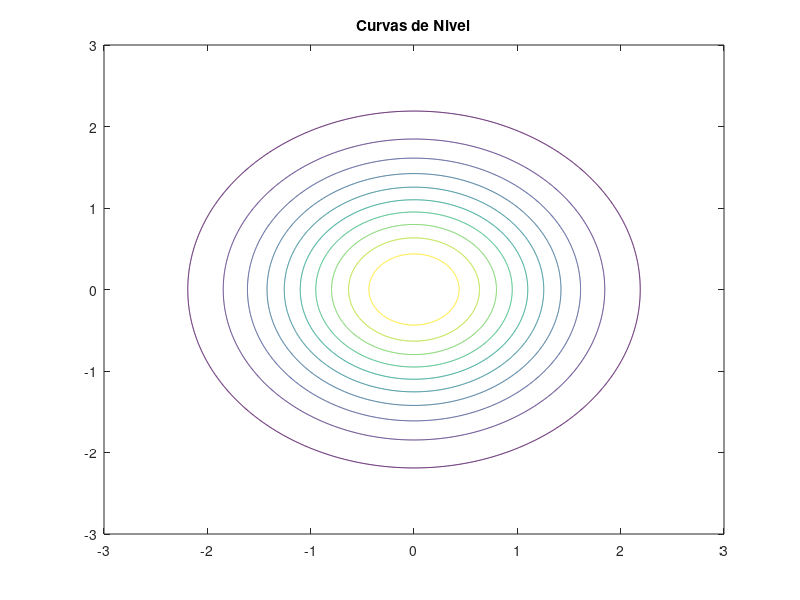
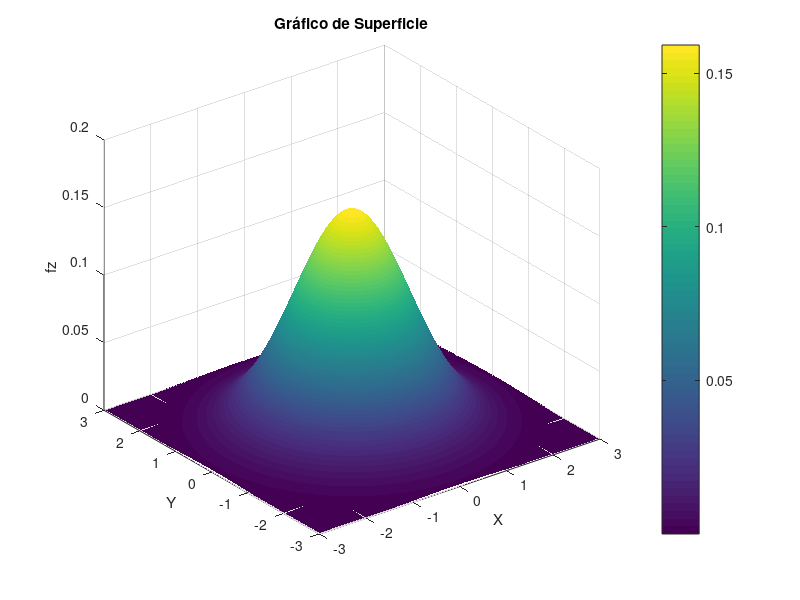

These charts were generated, in order, by the following MATLAB code:
close all
clear global

n = 1000;

x = linspace(-3,3,n);
y = linspace(-3,3,n);

[XX, YY] = meshgrid(x,y);

fz = 1/(2*pi) * exp(-0.5 * (XX.^2 + YY.^2));


figure;
contour(XX, YY, fz, 10);
title('Curvas de Nivel');

figure;
surf(XX, YY, fz);
title('Gráfico de Superficie');
xlabel('X');
ylabel('Y');
zlabel('fz');
colorbar;
shading interp; % Mejora la visualización de la superficie